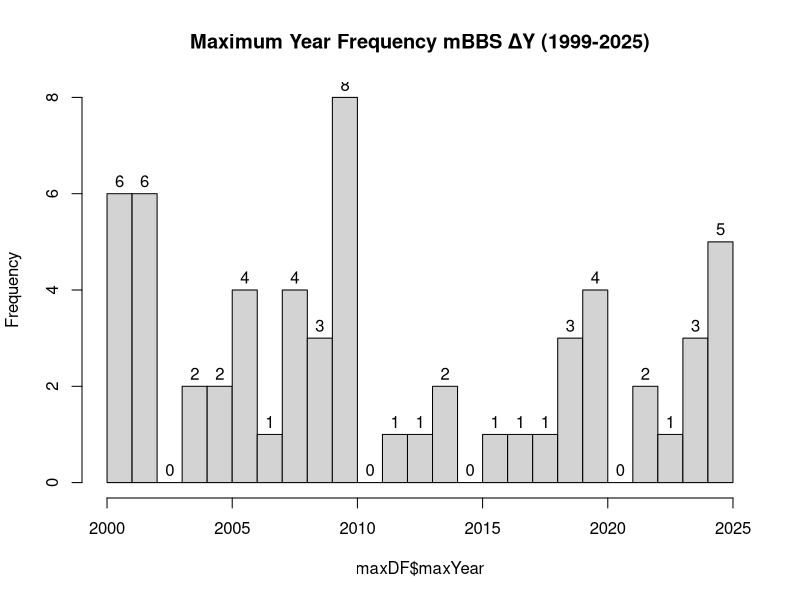
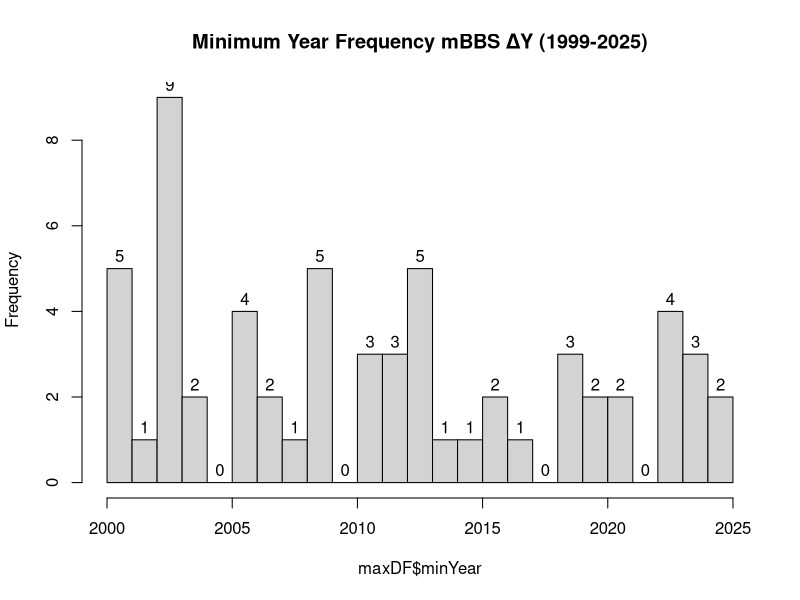

Write R code to recreate these figures, in order.
# Created 02/12/2026
# Last updated 02/12/2026 by Anneliese Pinnell

# The purpose of this file is to determine if there are common peak years for
# mbbs species to explain high pearson, low spearman correlations

library(tidyverse)
library(ggplot2)

#Read in data
deltaY <- read.csv("data/mbbs/mbbsDeltaYWide.csv")

#Create empty dataframe
colNames <- c("com_name", "maxYear", "minYear", "maxNum", "minNum")
maxDF <- as.data.frame(matrix(ncol=length(colNames), nrow=0))
colnames(maxDF) <- colNames


#Skips year column
for (colName in names(deltaY)[-1]){
  spMaxYear <- deltaY$year[which.max(deltaY[[colName]])]
  spMinYear <- deltaY$year[which.min(deltaY[[colName]])]
  spMax <- max(deltaY[[colName]])
  spMin <- min(deltaY[[colName]])

  addDF <- data.frame(com_name = colName, maxYear = spMaxYear,
                      minYear = spMinYear, maxNum = spMax, 
                      minNum = spMin)
  maxDF <- rbind(maxDF, addDF)
}

png(filename = paste("figures/histogram/", "mbbsMaxYears", ".png", sep = ""), 
    width = 1000, height = 500)
hist(maxDF$maxYear, breaks = (2025-1999), main = "Maximum Year Frequency mBBS ΔY (1999-2025)", labels=TRUE)
dev.off()

png(filename = paste("figures/histogram/", "mbbsMinYears", ".png", sep = ""), 
    width = 1000, height = 500)
hist(maxDF$minYear, breaks = (2025-1999), main = "Minimum Year Frequency mBBS ΔY (1999-2025)", labels=TRUE)
dev.off()
